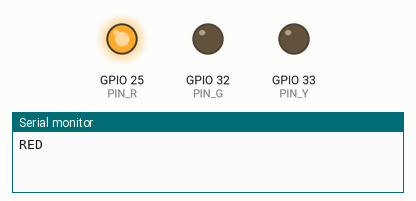
Recording of a sketch running on a simulated ESP32. Shown: output pins drawn as LEDs (lit = HIGH), the last lines printed to the serial monitor.

Above: at 1.5 s.
At 4.5 s:
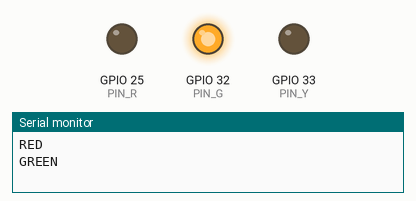
At 6.6 s:
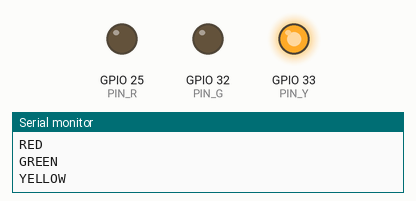
At 8.65 s:
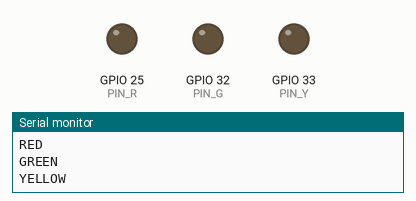
Timing chart, 0 to 11.4 s (numbered marks = the images above):
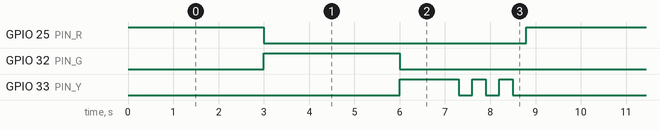

Measured:
- by itself, GPIO 25 (PIN_R), GPIO 32 (PIN_G): alternates HIGH for 3.0 s and LOW for 5.8 s
- by itself, GPIO 33 (PIN_Y): repeats every 8.8 s: 2 × (LOW 0.30 s, HIGH 0.30 s), LOW 6.3 s, HIGH 1.3 s
- by itself, everything shown: repeats every 8.8 s, in 8 steps

The sketch:

traffic.ino
```cpp
typedef enum { ST_RED, ST_GREEN, ST_YELLOW, ST_BLINK } light_t;

const int PIN_R = 25, PIN_Y = 33, PIN_G = 32;

void setLights(int r, int y, int g) {
    digitalWrite(PIN_R, r);
    digitalWrite(PIN_Y, y);
    digitalWrite(PIN_G, g);
}

void setup() {
    Serial.begin(115200);
    pinMode(PIN_R, OUTPUT);
    pinMode(PIN_Y, OUTPUT);
    pinMode(PIN_G, OUTPUT);
}

void loop() {
    static light_t state = ST_RED;            // static: loop 가 끝나도 값 유지
    switch (state) {
        case ST_RED:
            setLights(1, 0, 0); Serial.println("RED");
            delay(3000); state = ST_GREEN;  break;
        case ST_GREEN:
            setLights(0, 0, 1); Serial.println("GREEN");
            delay(3000); state = ST_YELLOW; break;
        case ST_YELLOW:
            setLights(0, 1, 0); Serial.println("YELLOW");
            delay(1000); state = ST_BLINK;    break;
        case ST_BLINK:
            for(int i = 0; i < 3; i++){
                setLights(0,1,0); delay(300);
                setLights(0,0,0); delay(300);
            }
            state = ST_RED;
            break;
    }
}
// → RED / GREEN / YELLOW / RED / ...
```
